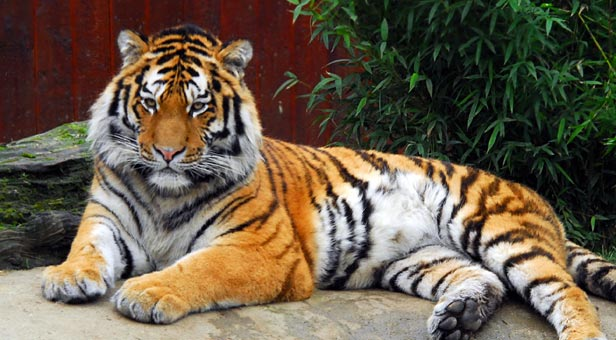
%> input picture bildat_lab3/bildat_lab3/tiger1.jpg, 616 x 340 px
$ octave mean_shift_example.m   (GNU Octave 9; MATLAB toolbox functions it lacks are replaced by stand-ins)
%> lines starting %> are read from the running program, lines starting %| are printed output that depends on the picture
### bildat_lab3/bildat_lab3/kmeans_segm.m
function [segmentation, centers] = kmeans_segm(image, K, L, seed)
%Input:
%K: Number of cluster centers
%L: Number of iterations
%seed: initializing randomization
%Output:
%sementation: with a colour index per pixel
%centers: centers of all clusters in 3D colour space

image=im2double(image);
if length(size(image)) == 3
    [height,width, ~]=size(image);
    shapeImg=reshape(image,width*height,3);
else
    [height]=size(image,1);
    width = 1;
    shapeImg = image;
end


%% Let X be a set of pixels and V be a set of K cluster centers in 3D (R,G,B).
% Randomly initialize the K cluster centers
%centers=[randi([0 255],K,1),randi([0 255],K,1),randi([0 255],K,1)];

%centers=[0 0 0;252 152 2; 255 255 255];
rng(seed);
centers=shapeImg(randi([1 height*width],K,1),:);
% Compute all distances between pixels and cluster centers

distances = pdist2(shapeImg, centers,'euclidean');
segmentation = zeros(1,width*height);
% Iterate L times
for i=1:1:L
    % Assign each pixel to the cluster center for which the distance is minimum
    for row=1:1:width*height
        [~,index]=min(distances(row,:));
        segmentation(1,row)=index;
    end
    % Recompute each cluster center by taking the mean of all pixels assigned to it


    for row=1:1:K
        if sum(segmentation == row)>0
            centers(row,:)=mean(shapeImg(find(segmentation == row),:));
        else
            %avoid NaN
            centers(row,:)=shapeImg(randi([1 height*width],1,1),:);
        end
    end

    % Recompute all distances between pixels and cluster centers
    distances= pdist2(shapeImg, centers,'euclidean');

end
segmentation=reshape(segmentation,height,width);

end

### bildat_lab3/bildat_lab3/mean_shift_segm.m
function segm = mean_shift_segm(I, spatial_bandwidth, colour_bandwidth, num_iterations)

tic
fprintf('Find colour channels with K-means...\n');
K = 16;
[ segm, centers ] = kmeans_segm(I, K, 10, 4321);
toc

centers(isnan(centers)) = 0.0;
%imshow(overlay_bounds(I, segm))
%pause

[ height, width, depth ] = size(I);
idx = reshape(segm, [height, width]);
maps = zeros(height, width, K, 'single');
mapx = zeros(height, width, K, 'single');
mapy = zeros(height, width, K, 'single');
[X, Y] = meshgrid(1:width, 1: height);
for k = 1:K
    maps(:,:,k) = (idx == k);
    mapx(:,:,k) = maps(:,:,k).*X;
    mapy(:,:,k) = maps(:,:,k).*Y;
end
s = 2*ceil(1.5*spatial_bandwidth) + 1;
h = fspecial('gaussian', [s s], spatial_bandwidth);
mapsw = reshape(imfilter(maps, h), [width*height,K]) + 1e-6;
mapsx = reshape(imfilter(mapx, h), [width*height,K]);
mapsy = reshape(imfilter(mapy, h), [width*height,K]);
toc

fprintf('Search for high density points...\n');
constC = -0.5/(colour_bandwidth^2);
x = reshape(X, [width*height, 1]);
y = reshape(Y, [width*height, 1]);
Ic = single(reshape(I, [width*height, 3]));
wei = exp(constC*pdist2(Ic, centers));
for l = 1:num_iterations
    p = (round(x)-1)*height + round(y);
    ww = mapsw(p,:) .* wei;
    w = sum(ww, 2);
    u = bsxfun(@rdivide, ww*centers, w);
    x = bsxfun(@rdivide, sum(mapsx(p,:).*wei, 2), w);
    y = bsxfun(@rdivide, sum(mapsy(p,:).*wei, 2), w);
    wei = bsxfun(@rdivide, ww, w);
    x = max(min(x, width), 1);
    y = max(min(y, height), 1);
    toc
end

fprintf('Assign high density points to pixels...\n');
XY = [ x, y ];
thr = 10.0;
val = 0;
mask = zeros(height*width, 1, 'int16');
for y=1:height
    for x=1:width
        p = round(x-1)*height + round(y);
        if mask(p)==0
    	    stack = [ p ];
            val = val + 1;
            mask(p) = val;
            while length(stack)>0
	        p0 = stack(end);
                xy = XY(p0,:);
                x0 = floor((p0-1)/height) + 1;
                y0 = mod(p0-1, height) + 1;
	        stack = stack(1:end-1);
                if x0<width & mask(p0+height)==0 & sum((xy-XY(p0+height,:)).^2)<thr
                    stack = [ stack, p0+height ];
                    mask(p0+height) = val;
                end
                if x0>1 & mask(p0-height)==0 & sum((xy-XY(p0-height,:)).^2)<thr
                    stack = [ stack, p0-height ];
                    mask(p0-height) = val;
                end
                if y0<height & mask(p0+1)==0 & sum((xy-XY(p0+1,:)).^2)<thr
                    stack = [ stack, p0+1 ];
                    mask(p0+1) = val;
                end
                if y0>1 & mask(p0-1)==0 & sum((xy-XY(p0-1,:)).^2)<thr
                    stack = [ stack, p0-1 ];
                    mask(p0-1) = val;
                end
            end
        end
    end
end
segm = reshape(mask, [height,width]);
toc

### bildat_lab3/bildat_lab3/mean_shift_example.m
%% Spatial
scale_factor = 0.5;       % image downscale factor
spatial_bandwidth = [2.0 5.0 10.0];  % spatial bandwidth
colour_bandwidth = 5.0;   % colour bandwidth
num_iterations = 40;      % number of mean-shift iterations
image_sigma = 1.0;        % image preblurring scale

sz_sb = size(spatial_bandwidth,2);

I = imread('tiger1.jpg');
%> I is the input picture: size 340x616x3 uint8; mean R, G, B 106, 92.5, 74.4
I = imresize(I, scale_factor);
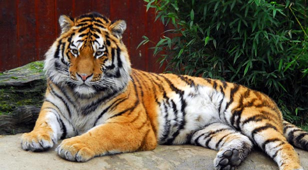
%> I: size 170x308x3 uint8; mean R, G, B 106, 92.5, 74.4
Iback = I;
d = 2*ceil(image_sigma*2) + 1;
h = fspecial('gaussian', [d d], image_sigma);
I = imfilter(I, h);
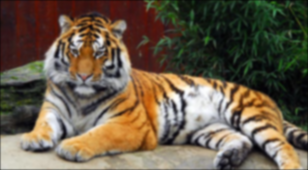
%> I: size 170x308x3 uint8; mean R, G, B 105.4, 91.9, 73.9
%> the run ends on the next line

%figure(1);
for i = 1:sz_sb
segm = mean_shift_segm(I, spatial_bandwidth(i), colour_bandwidth, num_iterations);

$ run again, with bildat_lab3/bildat_lab3/tiger2.jpg copied over bildat_lab3/bildat_lab3/tiger1.jpg
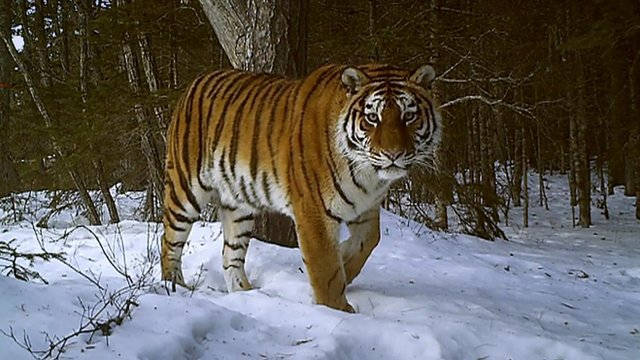
%> input picture bildat_lab3/bildat_lab3/tiger2.jpg, 640 x 360 px
%> I is the input picture: size 360x640x3 uint8; mean R, G, B 97.4, 93.3, 88.1
%> `I = imfilter(I, h);`:
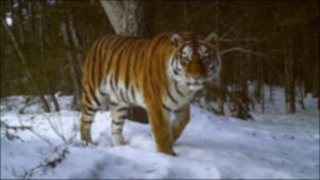
%> I: size 180x320x3 uint8; mean R, G, B 96.8, 92.7, 87.5
